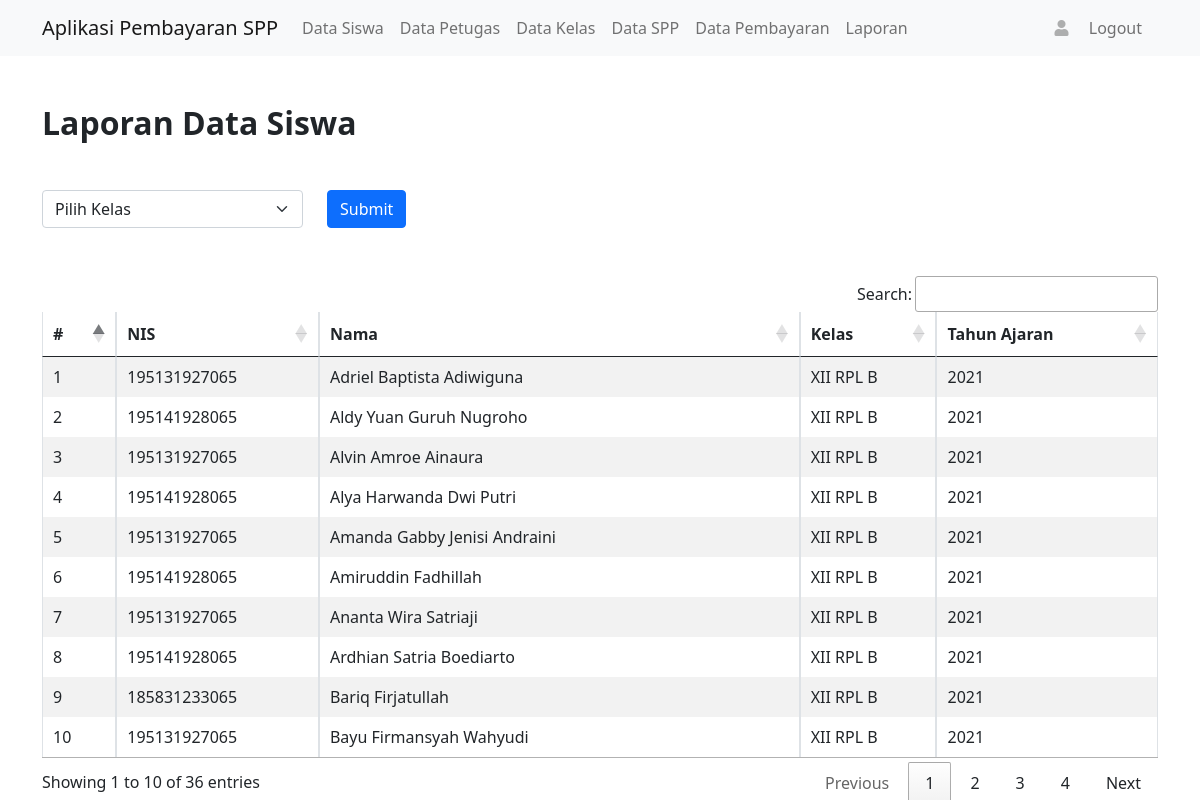
Screenshot of /index.php/laporan/siswa with the database file from the repository.
### tables this page shows
CREATE TABLE `tb_siswa`  (
  `id_siswa` varchar(128) NOT NULL,
  `nis` varchar(128) NOT NULL,
  `nama` varchar(128) NOT NULL,
  `kelas` varchar(128) NOT NULL,
  `tahun` varchar(128) NOT NULL,
  PRIMARY KEY (`id_siswa`) USING BTREE
);

### application/libraries/Template.php (called while the page is built)
<?php
class Template
{
    var $template_data = array();
    function set($name, $value)
    {
        $this->template_data[$name] = $value;
    }
    function load($template = '', $view = '', $view_data = array(), $return = FALSE)
    {
        $this->CI =& get_instance();
        $this->set('contents', $this->CI->load->view($view, $view_data, TRUE));
        return $this->CI->load->view($template, $this->template_data, $return);
    }
}

### application/controllers/Laporan.php (called while the page is built, shortened)
<?php
class Laporan extends CI_Controller {
    public function siswa()
    {
        $this->form_validation->set_rules('kelas', 'Kelas', 'trim|required');
        if ($this->form_validation->run() == FALSE) {
            $this->db->from('tb_siswa');
            $this->db->order_by('nama','asc');
            $siswa = $this->db->get();
            $data['siswa'] = $siswa->result_array();
            $data['title'] = 'Laporan Data Siswa';
            $data['Gkelas'] = $this->db->query('SELECT kelas FROM tb_siswa GROUP BY kelas ORDER BY kelas ASC')->result_array();
            $this->t->load('admin/template','laporan/siswa',$data);
        }
    }
}

### index.php (called while the page is built, shortened)
<?php
require_once BASEPATH.'core/CodeIgniter.php';

### application/views/laporan/siswa.php (the view, shortened to what this page needs)
<form class="my-5" action="<?= base_url()?>laporan/siswa" method="post">
    <div class="row">
        <div class="col-3">
            <select class="form-select" aria-label="Default select example" name="kelas">
                <option>Pilih Kelas</option>
            </select>
        </div>
        <div class="col-2">
            <input type="submit" class="btn btn-primary" value="Submit">
        </div>
    </div>
</form>
<table class="table table-striped table-bordered">
    <thead>
        <tr>
            <th>#</th>
            <th>NIS</th>
            <th>Nama</th>
            <th>Kelas</th>
            <th>Tahun Ajaran</th>
        </tr>
    </thead>
    <tbody>
        <?php $no = 1; foreach($siswa as $s):?>
        <tr>
            <td><?= $no?></td>
            <td><?= $s['nis']?></td>
            <td><?= $s['nama']?></td>
            <td><?= $s['kelas']?></td>
            <td><?= $s['tahun']?></td>
        </tr>
        <?php $no++; endforeach?>
    </tbody>
</table>

### application/views/admin/template.php (shortened to what this page needs)
<!doctype html>
<html lang="en">
<head>
    <link href="https://cdn.jsdelivr.net/npm/bootstrap@5.0.0-beta3/dist/css/bootstrap.min.css" rel="stylesheet"
>
    <link rel="stylesheet" href="https://cdnjs.cloudflare.com/ajax/libs/font-awesome/5.15.3/css/all.min.css"
 />
    <link rel="stylesheet" type="text/css" href="https://cdn.datatables.net/1.10.24/css/jquery.dataTables.css">
</head>
<body>
    <?php
    $user = $this->db->get_where('tb_user',['username' => $this->session->userdata('username')])->row_array();
?>
    <nav class="navbar navbar-expand-lg navbar-light bg-light">
        <div class="container">
            <a class="navbar-brand" href="#">Aplikasi Pembayaran SPP</a>
            <div class="collapse navbar-collapse " id="navbarNav">
                <ul class="navbar-nav me-auto">
                    <li class="nav-item">
                        <a class="nav-link" aria-current="page" href="<?= base_url('admin/siswa')?>">Data Siswa</a>
                    </li>
                    <li class="nav-item">
                        <a class="nav-link" href="<?= base_url('admin/petugas')?>">Data Petugas</a>
                    </li>
                    <li class="nav-item">
                        <a class="nav-link" href="<?= base_url('admin/kelas')?>">Data Kelas</a>
                    </li>
                    <li class="nav-item">
                        <a class="nav-link" href="<?= base_url('admin/spp')?>">Data SPP</a>
                    </li>
                    <li class="nav-item">
                        <a class="nav-link" href="<?= base_url('admin/pembayaran')?>">Data Pembayaran</a>
                    </li>
                    <li class="nav-item">
                        <a class="nav-link" href="<?= base_url('laporan')?>">Laporan</a>
                    </li>
                </ul>
                <ul class="navbar-nav me-2">
                    <li class="nav-item ">
                        <a class="nav-link disabled" href="#"><i class="fa fa-user"></i> <?= $user['nama']?>
                        </a>
                    </li>
                    <li class="nav-item ">
                        <a class="nav-link" href="<?= base_url('auth/logout')?>"><i class="fa fa-sign-out"></i> Logout
                        </a>
                    </li>
                </ul>
            </div>
        </div>
    </nav>
    <div class="container">
        <div class="mx-auto mt-5">
            <h2><b><?= $title?></b></h2>
            <?= $contents ?>
        </div>
    </div>
</body>
</html>

### rows the page displays
tb_siswa: nis "195131927065", nama "Adriel Baptista Adiwiguna", kelas "XII RPL B", tahun "2021"
tb_siswa: nis "195141928065", nama "Aldy Yuan Guruh Nugroho", kelas "XII RPL B", tahun "2021"
tb_siswa: nis "195131927065", nama "Alvin Amroe Ainaura", kelas "XII RPL B", tahun "2021"
tb_siswa: nis "195141928065", nama "Alya Harwanda Dwi Putri", kelas "XII RPL B", tahun "2021"
tb_siswa: nis "195131927065", nama "Amanda Gabby Jenisi Andraini", kelas "XII RPL B", tahun "2021"
tb_siswa: nis "195141928065", nama "Amiruddin Fadhillah", kelas "XII RPL B", tahun "2021"
tb_siswa: nis "195131927065", nama "Ananta Wira Satriaji", kelas "XII RPL B", tahun "2021"
tb_siswa: nis "195141928065", nama "Ardhian Satria Boediarto", kelas "XII RPL B", tahun "2021"
tb_siswa: nis "185831233065", nama "Bariq Firjatullah", kelas "XII RPL B", tahun "2021"
tb_siswa: nis "195131927065", nama "Bayu Firmansyah Wahyudi", kelas "XII RPL B", tahun "2021"

### other values shown
$title "Laporan Data Siswa"
